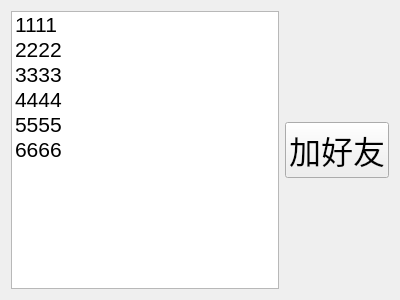
<?xml version="1.0" encoding="UTF-8"?>
<ui version="4.0">
 <class>Online</class>
 <widget class="QWidget" name="Online">
  <property name="geometry">
   <rect>
    <x>0</x>
    <y>0</y>
    <width>400</width>
    <height>300</height>
   </rect>
  </property>
  <property name="windowTitle">
   <string>Form</string>
  </property>
  <layout class="QHBoxLayout" name="horizontalLayout_2">
   <item>
    <layout class="QHBoxLayout" name="horizontalLayout">
     <item>
      <widget class="QListWidget" name="listWidget_online">
       <property name="font">
        <font>
         <pointsize>16</pointsize>
        </font>
       </property>
       <item>
        <property name="text">
         <string>1111</string>
        </property>
       </item>
       <item>
        <property name="text">
         <string>2222</string>
        </property>
       </item>
       <item>
        <property name="text">
         <string>3333</string>
        </property>
       </item>
       <item>
        <property name="text">
         <string>4444</string>
        </property>
       </item>
       <item>
        <property name="text">
         <string>5555</string>
        </property>
       </item>
       <item>
        <property name="text">
         <string>6666</string>
        </property>
       </item>
      </widget>
     </item>
     <item>
      <layout class="QVBoxLayout" name="verticalLayout">
       <item>
        <spacer name="verticalSpacer">
         <property name="orientation">
          <enum>Qt::Vertical</enum>
         </property>
         <property name="sizeHint" stdset="0">
          <size>
           <width>20</width>
           <height>40</height>
          </size>
         </property>
        </spacer>
       </item>
       <item>
        <widget class="QPushButton" name="pushButton_addFriend">
         <property name="font">
          <font>
           <family>Adobe Devanagari</family>
           <pointsize>24</pointsize>
          </font>
         </property>
         <property name="text">
          <string>加好友</string>
         </property>
        </widget>
       </item>
       <item>
        <spacer name="verticalSpacer_2">
         <property name="orientation">
          <enum>Qt::Vertical</enum>
         </property>
         <property name="sizeHint" stdset="0">
          <size>
           <width>20</width>
           <height>40</height>
          </size>
         </property>
        </spacer>
       </item>
      </layout>
     </item>
    </layout>
   </item>
  </layout>
 </widget>
 <resources/>
 <connections/>
</ui>
